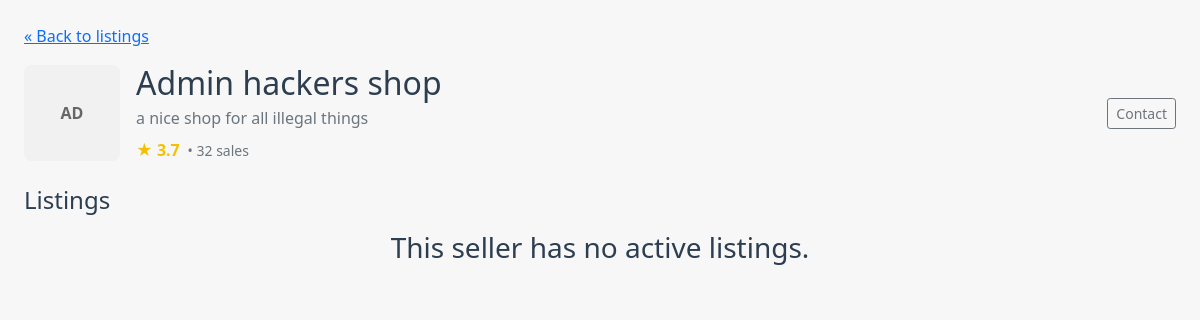
The app's page /seller/5, older data.
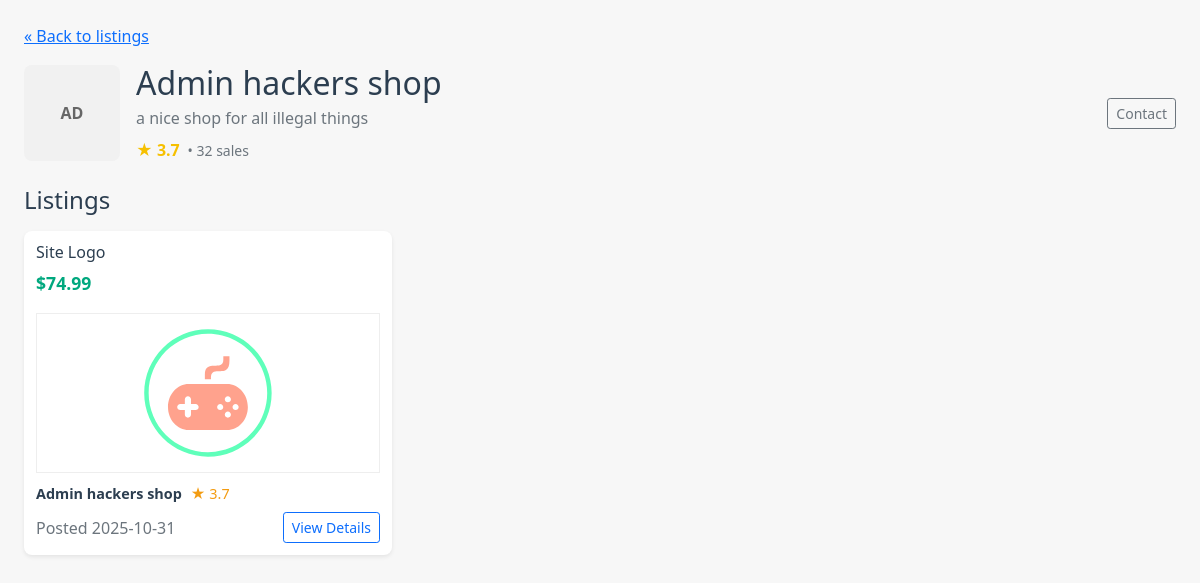
The same page, newer data.
### tables this page shows
CREATE TABLE users (
    id INTEGER PRIMARY KEY AUTOINCREMENT,
    username TEXT NOT NULL UNIQUE,
    email TEXT NOT NULL UNIQUE,
    password_hash TEXT NOT NULL,
    is_admin INTEGER NOT NULL DEFAULT 0,
    is_seller INTEGER NOT NULL DEFAULT 0,
    business_name TEXT,
    seller_description TEXT,
    rating REAL DEFAULT 0,
    total_sales INTEGER DEFAULT 0,
    created_at TEXT NOT NULL DEFAULT (datetime('now'))
, logo_url TEXT);

CREATE TABLE products (
    id INTEGER PRIMARY KEY AUTOINCREMENT,
    seller_id INTEGER,
    title TEXT NOT NULL,
    description TEXT,
    price REAL NOT NULL CHECK(price >= 0),
    stock INTEGER DEFAULT 0,
    created_at TEXT NOT NULL DEFAULT (datetime('now')), image_url TEXT, category_id INTEGER,
    FOREIGN KEY(seller_id) REFERENCES users(id) ON DELETE SET NULL
);

### app.py (the view)
@app.route('/seller/<int:seller_id>')
def seller_profile(seller_id):
    conn = get_db_connection()
    cur = conn.cursor()
    cur.execute(
        "SELECT id, username, business_name, seller_description, rating, total_sales, logo_url FROM users WHERE id = ?",
        (seller_id,)
    )
    seller = cur.fetchone()
    products = []
    if seller:
        cur.execute(
            "SELECT id, title, description, price, stock, created_at, image_url FROM products WHERE seller_id = ? ORDER BY created_at DESC",
            (seller_id,)
        )
        products = cur.fetchall()
    conn.close()
    return render_template('seller_profile.html', seller=seller, products=products)

### app.py (called while the page is built, shortened)
def get_db_connection(path=DB_PATH):
    conn = sqlite3.connect(path)
    conn.row_factory = sqlite3.Row
    conn.execute("PRAGMA foreign_keys = ON;")
    return conn

@app.context_processor
def inject_user_permissions():
    uid = session.get('user_id')
    is_admin_flag = False
    is_seller_flag = False
    contact_url = '/contact'
    try:
        if 'seller_contact' in app.view_functions:
            contact_url = url_for('seller_contact')
        elif 'contact' in app.view_functions:
            contact_url = url_for('contact')
    except Exception:
        contact_url = '/contact'
    return {
        'current_user_is_admin': is_admin_flag,
        'current_user_is_seller': is_seller_flag,
        'current_year': datetime.now().year,
        'contact_url': contact_url,
    }

### templates/seller_profile.html (shortened to what this page needs)
<!doctype html>
<html lang="en">
<head>
  <link href="https://cdn.jsdelivr.net/npm/bootstrap@5.1.3/dist/css/bootstrap.min.css" rel="stylesheet">
</head>
<body class="p-4">
  <a href="/products">&laquo; Back to listings</a>
  {% if seller %}
    <div class="mt-3 mb-4">
      <div class="seller-header">
        <div class="seller-avatar">
          {% if seller['logo_url'] %}
            {% set simg = seller['logo_url'] %}
            {% if simg.startswith('http') %}
              <img src="{{ simg }}" alt="logo" style="width:96px;height:96px;object-fit:cover;border-radius:6px;">
            {% elif simg.startswith('/') %}
              <img src="{{ simg }}" alt="logo" style="width:96px;height:96px;object-fit:cover;border-radius:6px;">
            {% else %}
              <img src="{{ url_for('static', filename='img/' ~ simg) }}" alt="logo" style="width:96px;height:96px;object-fit:cover;border-radius:6px;">
            {% endif %}
          {% else %}
            {% if seller['business_name'] %}
              {{ (seller['business_name'][:2]|upper) }}
            {% else %}
              {{ (seller['username'][:2]|upper) }}
            {% endif %}
          {% endif %}
        </div>
        <div>
          <h2 class="mb-1">{{ seller['business_name'] or seller['username'] }}</h2>
          <div class="mb-2 text-muted">{{ seller['seller_description'] or '' }}</div>
          <div>
            <span class="seller-rating">★ {{ '%.1f'|format(seller['rating'] or 0) }}</span>
            <small class="text-muted">&nbsp;•&nbsp;{{ seller['total_sales'] or 0 }} sales</small>
          </div>
        </div>
        <div class="ms-auto text-end">
          <button type="button" class="btn btn-outline-secondary btn-sm" data-bs-toggle="modal" data-bs-target="#contactModal">Contact</button>
        </div>
      </div>
    </div>
    <h4 class="mb-3">Listings</h4>
    <div class="row">
      {% for p in products %}
        <div class="col-md-6 col-lg-4">
          <div class="listing-card">
              <h5 class="card-title" style="font-size:1rem">
                {{ p['title'] }}
              </h5>
            <p class="price">${{ '%.2f'|format(p['price']) }}</p>
            {% if p['image_url'] %}
              <div class="mb-2 text-center">
                {% set img = p['image_url'] %}
                {% if img.startswith('http://') or img.startswith('https://') or img.startswith('/') %}
                  <img src="{{ img }}" alt="{{ p['title'] }}" class="thumb">
                {% else %}
                  <img src="{{ url_for('static', filename='img/' ~ img) }}" alt="{{ p['title'] }}" class="thumb">
                {% endif %}
              </div>
            {% else %}
              <p class="description">{{ (p['description'] or '')[:100] }}{% if (p['description'] or '')|length > 100 %}...{% endif %}</p>
            {% endif %}
            <div class="seller-info">
              <span class="seller-name">{{ seller['business_name'] or seller['username'] }}</span>
              {% if seller['rating'] %}
                <span class="rating">★ {{ '%.1f'|format(seller['rating']) }}</span>
              {% endif %}
            </div>
            <div class="d-flex justify-content-between align-items-center mt-2">
              <span class="text-muted">Posted {{ (p['created_at'] or '')[:10] }}</span>
              <a href="{{ url_for('product_detail', product_id=p['id']) }}" class="btn btn-sm btn-outline-primary">View Details</a>
            </div>
          </div>
        </div>
      {% else %}
        <div class="col-12 text-center">
          <h3>This seller has no active listings.</h3>
        </div>
      {% endfor %}
    </div>
  {% else %}
    <div class="alert alert-warning">Seller not found</div>
  {% endif %}
</body>
</html>

Row changes from the older to the newer data that the page shows:
added products: title "Site Logo", price "74.99", image_url (picture), {{ seller['business_name'] or seller['username'] }} "Admin hackers shop", {{ '%.1f'|format(seller['rating']) }} "3.7", created_at "2025-10-31"
Text that changed along with them:
text no longer shown: "This seller has no active listings."
